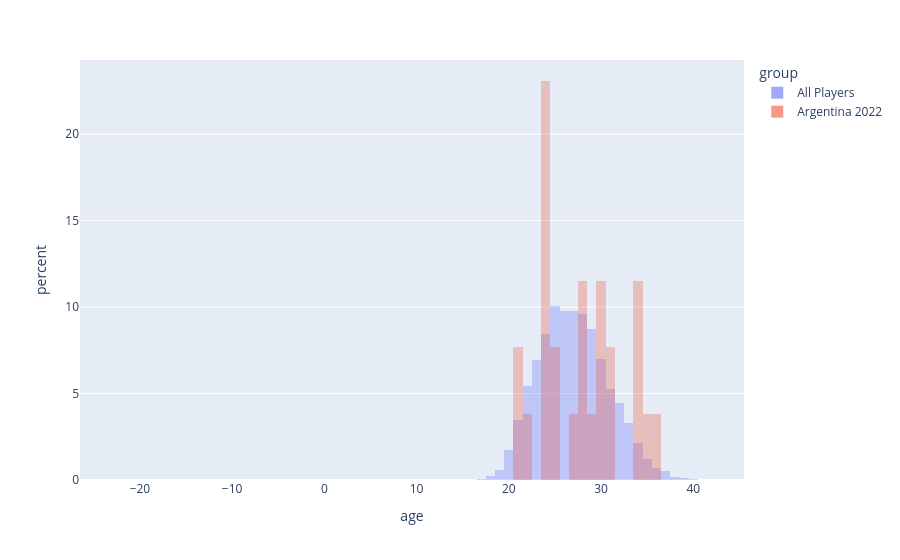

The cell this chart's notebook holds for it:
### Code cell
# Histogram
# User selects year and team

# Age distribution of all players
# Age distribution of selected team players
team_selected = "Argentina"
year_selected = 2022

df_hist = df_players[
    ["list_tournaments", "team_name", "age"]
].copy()

df_hist["group"] = "All Players"

df_team = df_hist[
    (df_hist["team_name"] == team_selected)
    & (df_hist["list_tournaments"] == year_selected)
].copy()

df_team["group"] = f"{team_selected} {year_selected}"

df_plot = pd.concat([df_hist, df_team], ignore_index=True)

fig = px.histogram(
    df_plot,
    x="age",
    color="group",
    barmode="overlay",
    histnorm="percent"
)

fig.update_traces(opacity=0.6)
fig.show()

### Figure 1 — Plotly figure (JSON) as saved in the notebook; plotly's stock layout.template omitted (floating-point values rounded to 4 significant figures; data arrays with more than 128 entries replaced by an {"elided": "..."} marker saying what was removed)
{"data": [{"bingroup": "x", "histnorm": "percent", "hovertemplate": "group=All Players<br>age=%{x}<br>percent=%{y}<extra></extra>", "legendgroup": "All Players", "marker": {"color": "#636efa", "opacity": 0.5, "pattern": {"shape": ""}}, "name": "All Players", "opacity": 0.6, "orientation": "v", "showlegend": true, "type": "histogram", "x": {"elided": "10973 float values"}, "xaxis": "x", "yaxis": "y"}, {"bingroup": "x", "histnorm": "percent", "hovertemplate": "group=Argentina 2022<br>age=%{x}<br>percent=%{y}<extra></extra>", "legendgroup": "Argentina 2022", "marker": {"color": "#EF553B", "opacity": 0.5, "pattern": {"shape": ""}}, "name": "Argentina 2022", "opacity": 0.6, "orientation": "v", "showlegend": true, "type": "histogram", "x": [31.0, 21.0, 36.0, 27.0, 28.0, 34.0, 29.0, 21.0, 24.0, 34.0, 24.0, 30.0, 25.0, 24.0, 35.0, 24.0, 25.0, 34.0, 24.0, 28.0, 31.0, 28.0, 24.0, 30.0, 30.0, 22.0], "xaxis": "x", "yaxis": "y"}], "layout": {"barmode": "overlay", "legend": {"title": {"text": "group"}, "tracegroupgap": 0}, "margin": {"t": 60}, "xaxis": {"anchor": "y", "domain": [0, 1], "title": {"text": "age"}}, "yaxis": {"anchor": "x", "domain": [0, 1], "title": {"text": "percent"}}}}
